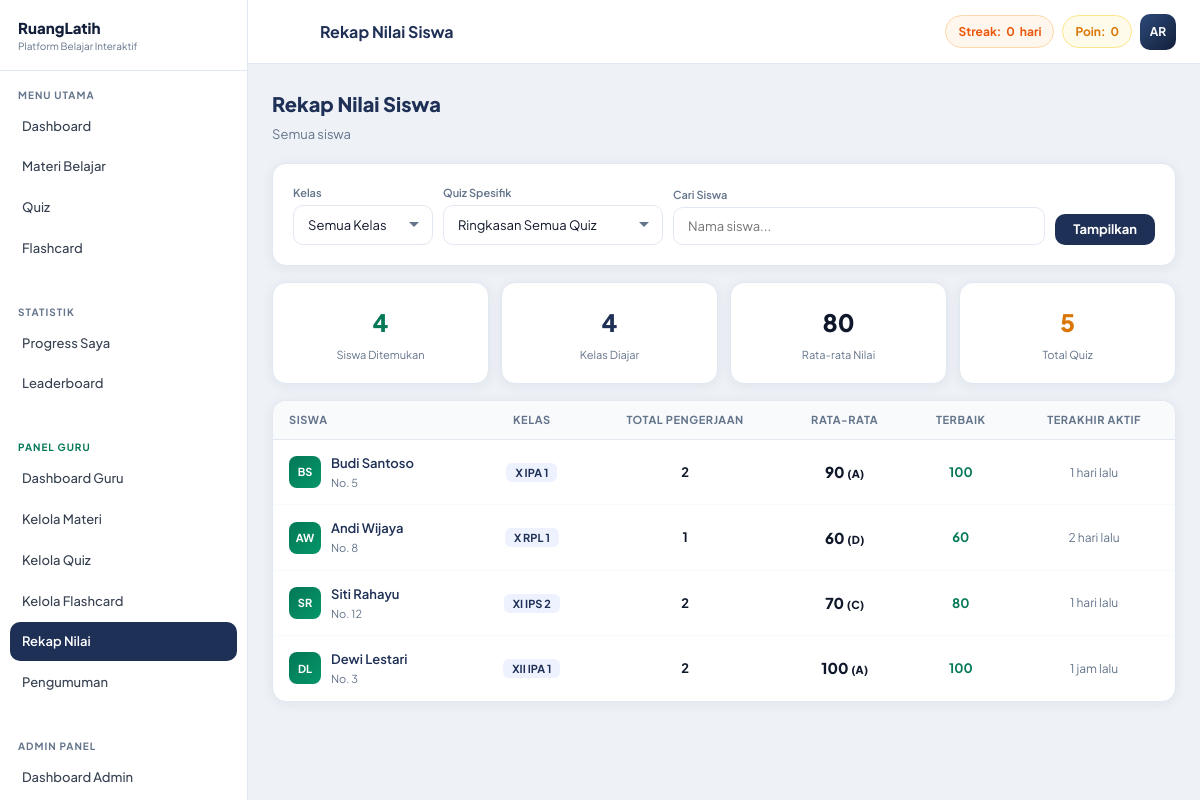
Screenshot of /guru/rekap-nilai.php (signed in) with the database file from the repository.
### tables this page shows
CREATE TABLE users (
    id          INT AUTO_INCREMENT PRIMARY KEY,
    name        VARCHAR(100) NOT NULL,
    email       VARCHAR(150) UNIQUE NOT NULL,
    password    VARCHAR(255) NOT NULL,
    role        ENUM('user','admin','guru') DEFAULT 'user',
    nisn        VARCHAR(10)  DEFAULT NULL COMMENT '10 digit Nomor Induk Siswa Nasional',
    no_absen    TINYINT UNSIGNED DEFAULT NULL COMMENT 'Nomor absen di kelas',
    kelas       VARCHAR(30)  DEFAULT NULL  COMMENT 'Contoh: X IPA 1, XI RPL 2',
    avatar      VARCHAR(255) DEFAULT NULL,
    total_points INT DEFAULT 0,
    streak      INT DEFAULT 0,
    last_active DATE DEFAULT NULL,
    created_at  TIMESTAMP DEFAULT CURRENT_TIMESTAMP
);

### includes/functions.php (called while the page is built, shortened)
<?php
function isAdmin()     { return isset($_SESSION['role']) && $_SESSION['role'] === 'admin'; }
function getGuruMaterialCondition(string $alias = 'm'): string {
    if (isAdmin()) return '1=1';
    $uid = (int)$_SESSION['user_id'];
    return "EXISTS (
        SELECT 1 FROM guru_assignments ga
        WHERE ga.guru_id = {$uid}
          AND ga.category_id = {$alias}.category_id
          AND ({$alias}.kelas = 'Semua' OR ga.kelas = {$alias}.kelas OR ga.kelas = 'Semua')
    )";
}
function getGuruKelasCondition(string $alias = 'u'): string {
    if (isAdmin()) return '1=1';
    $uid = (int)$_SESSION['user_id'];
    return "{$alias}.kelas IN (
        SELECT DISTINCT kelas FROM guru_assignments WHERE guru_id = {$uid}
    )";
}
function getCurrentUser() {
    $db = getDB(); $id = (int)$_SESSION['user_id'];
    $r  = $db->query("SELECT * FROM users WHERE id=$id LIMIT 1");
    return $r ? $r->fetch_assoc() : null;
}
function getInitials($name) {
    $w=explode(' ',trim($name)); $i='';
    foreach(array_slice($w,0,2) as $word) $i.=strtoupper(substr($word,0,1));
    return $i;
}
function getGrade($score) {
    if($score>=90) return ['label'=>'A','color'=>'text-emerald-600'];
    if($score>=80) return ['label'=>'B','color'=>'text-blue-600'];
    if($score>=70) return ['label'=>'C','color'=>'text-yellow-600'];
    if($score>=60) return ['label'=>'D','color'=>'text-orange-500'];
    return ['label'=>'E','color'=>'text-red-600'];
}
function timeAgo($dt) {
    $d=time()-strtotime($dt);
    if($d<86400)  return floor($d/3600).' jam lalu';
    if($d<604800) return floor($d/86400).' hari lalu';
    return date('d M Y',strtotime($dt));
}

### guru/rekap-nilai.php (the view, shortened to what this page needs)
<?php
require_once __DIR__ . '/../includes/functions.php';
$user = getCurrentUser(); $db = getDB(); $uid = (int)$_SESSION['user_id'];
$pageTitle = 'Rekap Nilai Siswa';
$matCond   = getGuruMaterialCondition('m');
$kelasCond = getGuruKelasCondition('u');
if (isAdmin()) {
    $kelasRes = $db->query("SELECT DISTINCT kelas FROM users WHERE role='user' AND kelas IS NOT NULL AND kelas!='' ORDER BY kelas");
    $kelasList = [];
    while ($k = $kelasRes->fetch_assoc()) $kelasList[] = $k['kelas'];
} else {
    $assignments = getGuruAssignments($uid);
    $kelasList   = array_unique(array_column($assignments, 'kelas'));
    sort($kelasList);
}
$quizRes = $db->query("
    SELECT q.id, q.title, m.title AS mt, m.kelas AS mkelas
    FROM quizzes q JOIN materials m ON q.material_id=m.id
    WHERE $matCond ORDER BY m.kelas, m.title, q.title
");
$quizArr = [];
while ($q = $quizRes->fetch_assoc()) $quizArr[] = $q;
$fQuiz  = (int)($_GET['quiz_id'] ?? 0);
$fName  = trim($_GET['q'] ?? '');
$where = "WHERE u.role='user' AND $kelasCond";
if ($fQuiz) {
    $results = $db->query("
        SELECT u.id, u.name, u.kelas, u.no_absen,
               qr.score, qr.total_questions, qr.completed_at,
               q.title AS quiz_title, q.duration_minutes
        FROM quiz_results qr
        JOIN users u ON qr.user_id = u.id
        JOIN quizzes q ON qr.quiz_id = q.id
        JOIN materials m ON q.material_id = m.id
        $where AND qr.quiz_id = $fQuiz AND $matCond
        ORDER BY u.kelas, u.no_absen, u.name, qr.completed_at DESC
    ");
} else {
    $results = $db->query("
        SELECT u.id, u.name, u.kelas, u.no_absen,
               COUNT(DISTINCT qr.id)          AS total_attempts,
               COALESCE(AVG(qr.score), 0)     AS avg_score,
               COALESCE(MAX(qr.score), 0)     AS best_score,
               MAX(qr.completed_at)           AS last_active
        FROM users u
        LEFT JOIN quiz_results qr ON qr.user_id = u.id
            AND qr.quiz_id IN (
                SELECT q2.id FROM quizzes q2
                JOIN materials m ON q2.material_id = m.id
                WHERE $matCond
            )
        $where
        GROUP BY u.id
        ORDER BY u.kelas, u.no_absen, u.name
    ");
}
$totalSiswa = 0; $avgAll = 0; $rows = [];
if ($results) {
    while ($r = $results->fetch_assoc()) { $rows[] = $r; }
    $totalSiswa = count($rows);
    if ($fQuiz && $totalSiswa > 0) {
        $avgAll = round(array_sum(array_column($rows, 'score')) / $totalSiswa, 1);
    } elseif (!$fQuiz && $totalSiswa > 0) {
        $avgAll = round(array_sum(array_column($rows, 'avg_score')) / $totalSiswa, 1);
    }
}
include __DIR__ . '/../includes/header.php';
?>
<div style="font-size:20px;font-weight:800;color:var(--navy);margin-bottom:4px">Rekap Nilai Siswa</div>
<div style="font-size:13px;color:var(--muted);margin-bottom:18px"><?= isAdmin() ? 'Semua siswa' : 'Siswa di kelas yang Anda ajar' ?></div>
<div class="card card-pad" style="margin-bottom:16px">
<form method="GET" style="display:flex;gap:10px;flex-wrap:wrap;align-items:flex-end">
    <div style="min-width:140px">
        <div style="font-size:11px;font-weight:600;color:var(--muted);margin-bottom:4px">Kelas</div>
        <select name="kelas" class="form-input form-select">
            <option value="">Semua Kelas</option>
        </select>
    </div>
    <div style="min-width:220px">
        <div style="font-size:11px;font-weight:600;color:var(--muted);margin-bottom:4px">Quiz Spesifik</div>
        <select name="quiz_id" class="form-input form-select">
            <option value="">Ringkasan Semua Quiz</option>
        </select>
    </div>
    <div style="flex:1;min-width:160px">
        <div style="font-size:11px;font-weight:600;color:var(--muted);margin-bottom:4px">Cari Siswa</div>
        <input type="text" name="q" class="form-input" placeholder="Nama siswa..." value="<?= htmlspecialchars($fName) ?>">
    </div>
    <div style="display:flex;gap:8px">
        <button type="submit" class="btn btn-navy">Tampilkan</button>
    </div>
</form>
</div>
<div style="display:grid;grid-template-columns:repeat(auto-fit,minmax(120px,1fr));gap:12px;margin-bottom:16px">
    <div class="card card-pad" style="text-align:center">
        <div style="font-size:24px;font-weight:900;color:#047857"><?= $totalSiswa ?></div>
        <div style="font-size:11px;color:var(--muted);margin-top:4px">Siswa Ditemukan</div>
    </div>
    <div class="card card-pad" style="text-align:center">
        <div style="font-size:24px;font-weight:900;color:var(--navy)"><?= count($kelasList) ?></div>
        <div style="font-size:11px;color:var(--muted);margin-top:4px">Kelas Diajar</div>
    </div>
    <div class="card card-pad" style="text-align:center">
        <?php $g = getGrade($avgAll); ?>
        <div style="font-size:24px;font-weight:900;color:<?= $g['color'] ?>"><?= round($avgAll,1) ?></div>
        <div style="font-size:11px;color:var(--muted);margin-top:4px">Rata-rata Nilai</div>
    </div>
    <div class="card card-pad" style="text-align:center">
        <div style="font-size:24px;font-weight:900;color:#d97706"><?= count($quizArr) ?></div>
        <div style="font-size:11px;color:var(--muted);margin-top:4px">Total Quiz</div>
    </div>
</div>
<div class="card" style="overflow:hidden">
<div style="overflow-x:auto">
<table class="data-table">
    <thead>
        <tr>
            <th>Siswa</th>
            <th style="text-align:center">Kelas</th>
            <?php if ($fQuiz): ?>
            <th style="text-align:center">Nilai</th>
            <th style="text-align:center">Soal</th>
            <th style="text-align:center">Waktu</th>
            <?php else: ?>
            <th style="text-align:center">Total Pengerjaan</th>
            <th style="text-align:center">Rata-rata</th>
            <th style="text-align:center">Terbaik</th>
            <th style="text-align:center">Terakhir Aktif</th>
            <?php endif; ?>
        </tr>
    </thead>
    <tbody>
    <?php if (!$rows): ?>
    <tr><td colspan="6" style="text-align:center;padding:40px;color:var(--muted)">
        <div style="font-weight:600">Tidak ada data ditemukan</div>
    </td></tr>
    <?php else: foreach ($rows as $r):
        $avg  = $fQuiz ? (float)$r['score'] : round((float)$r['avg_score'], 1);
        $best = $fQuiz ? (float)$r['score'] : (float)$r['best_score'];
        $g    = getGrade($avg);
    ?>
    <tr>
        <td>
            <div style="display:flex;align-items:center;gap:10px">
                <div style="width:32px;height:32px;border-radius:8px;background:linear-gradient(135deg,#047857,#059669);color:#fff;font-weight:700;font-size:11px;display:flex;align-items:center;justify-content:center;flex-shrink:0"><?= getInitials($r['name']) ?></div>
                <div>
                    <div style="font-weight:600;font-size:13px;color:var(--navy)"><?= htmlspecialchars($r['name']) ?></div>
                    <?php if ($r['no_absen']): ?><div style="font-size:11px;color:var(--muted)">No. <?= $r['no_absen'] ?></div><?php endif; ?>
                </div>
            </div>
        </td>
        <td style="text-align:center">
            <span style="background:var(--navy-pale);color:var(--navy);font-size:11px;font-weight:700;padding:3px 9px;border-radius:6px"><?= htmlspecialchars($r['kelas'] ?? '—') ?></span>
        </td>
        <?php if ($fQuiz): ?>
        <td style="text-align:center">
            <span style="font-weight:800;font-size:16px;color:<?= $g['color'] ?>"><?= $r['score'] ?></span>
            <span style="font-weight:600;font-size:11px;color:<?= $g['color'] ?>">(<?= $g['label'] ?>)</span>
        </td>
        <td style="text-align:center;font-size:12px"><?= $r['total_questions'] ?></td>
        <td style="text-align:center;font-size:12px;color:var(--muted)"><?= timeAgo($r['completed_at']) ?></td>
        <?php else: ?>
        <td style="text-align:center;font-weight:700"><?= (int)$r['total_attempts'] ?></td>
        <td style="text-align:center">
            <span style="font-weight:800;font-size:15px;color:<?= $g['color'] ?>"><?= round($avg,1) ?> <span style="font-size:11px">(<?= $g['label'] ?>)</span></span>
        </td>
        <td style="text-align:center;font-weight:700;color:#047857"><?= round($best) ?></td>
        <td style="text-align:center;font-size:12px;color:var(--muted)"><?= $r['last_active'] ? timeAgo($r['last_active']) : '—' ?></td>
        <?php endif; ?>
    </tr>
    <?php endforeach; endif; ?>
    </tbody>
</table>
</div>
</div>
<?php include __DIR__ . '/../includes/footer.php'; ?>

### includes/header.php (shortened to what this page needs)
<!DOCTYPE html>
<html lang="id">
<head>
<link href="https://cdn.jsdelivr.net/npm/@tabler/icons-webfont@2.40.0/tabler-icons.min.css" rel="stylesheet">
<link rel="stylesheet" href="<?= APP_URL ?>/assets/css/custom.css">
</head>
<body>
<div class="app-wrap">
<?php include __DIR__ . '/sidebar.php'; ?>
<div class="main-area">
<header class="topbar">
    <div class="topbar-left">
        <button class="topbar-menu-btn" onclick="toggleSidebar()">
        </button>
        <div class="topbar-title"><?= isset($pageTitle) ? htmlspecialchars($pageTitle) : APP_NAME ?></div>
    </div>
    <div class="topbar-right">
        <?php if ($user): ?>
        <div class="topbar-badge topbar-streak">
            Streak: <strong><?= (int)$user['streak'] ?></strong> hari
        </div>
        <div class="topbar-badge topbar-pts">
            Poin: <strong><?= number_format((int)$user['total_points']) ?></strong>
        </div>
        <div class="topbar-avatar" title="<?= htmlspecialchars($user['name']) ?>">
            <?= getInitials($user['name']) ?>
        </div>
        <?php endif; ?>
    </div>
</header>
<main class="page-content">

### assets/css/custom.css (style rules this page uses)
:root { --navy: #1e3055; --navy-dk: #131f3a; --navy-lt: #2d4a7a; --navy-pale: #eef2ff; --gold: #f59e0b; --gold-dk: #d97706; --gold-lt: #fde68a; --gold-pale: #fffbeb; --bg: #eef2f7; --white: #ffffff; --text: #0f172a; --muted: #64748b; --border: #e2e8f0; --r: 14px; --r-lg: 20px; --r-xl: 28px; --shadow: 0 2px 12px rgba(30,48,85,.07); --shadow-lg: 0 8px 32px rgba(30,48,85,.14); --sidebar-w: 248px; --topbar-h: 64px; }
*,:before,:after { box-sizing:border-box;margin:0;padding:0 }
body { font-family:'Plus Jakarta Sans',system-ui,sans-serif;background:var(--bg);color:var(--text);font-size:14px;line-height:1.6;-webkit-font-smoothing:antialiased }
input,select,textarea,button { font-family:inherit }
.app-wrap { display:flex;min-height:100vh }
.main-area { flex:1;display:flex;flex-direction:column;margin-left:var(--sidebar-w);min-width:0;transition:margin .3s }
.topbar { background:var(--white); border-bottom:1px solid var(--border); height:var(--topbar-h);padding:0 24px; display:flex;align-items:center;justify-content:space-between; position:sticky;top:0;z-index:80; flex-shrink:0; }
.topbar-left { display:flex;align-items:center;gap:12px }
.topbar-menu-btn { background:none;border:none;cursor:pointer; width:36px;height:36px;border-radius:9px; display:flex;align-items:center;justify-content:center; font-size:20px;color:var(--muted); transition:background .15s; }
.topbar-title { font-weight:700;font-size:16px;color:var(--navy) }
.topbar-right { display:flex;align-items:center;gap:8px }
.topbar-badge { display:flex;align-items:center;gap:5px; padding:6px 12px;border-radius:99px;font-size:12px;font-weight:700; }
.topbar-streak { background:#fff7ed;color:#ea580c;border:1px solid #fed7aa }
.topbar-pts { background:var(--gold-pale);color:var(--gold-dk);border:1px solid var(--gold-lt) }
.topbar-avatar { width:36px;height:36px;border-radius:10px; background:linear-gradient(135deg,var(--navy-lt),var(--navy-dk)); color:var(--white);font-weight:700;font-size:12px; display:flex;align-items:center;justify-content:center;cursor:pointer; }
.page-content { flex:1;padding:24px;animation:pgFade .25s ease }
.btn { display:inline-flex;align-items:center;gap:7px;padding:9px 18px;border-radius:10px;font-size:13px;font-weight:700;border:none;cursor:pointer;transition:all .15s;line-height:1 }
.btn-navy { background:var(--navy);color:var(--white) }
.card { background:var(--white);border-radius:var(--r);border:1px solid var(--border);box-shadow:var(--shadow);overflow:hidden }
.card-pad { padding:20px }
.data-table { width:100%;border-collapse:collapse;font-size:13px }
.data-table th { background:#f8fafc;padding:10px 16px;text-align:left;font-size:11px;font-weight:700;color:var(--muted);text-transform:uppercase;letter-spacing:.05em;border-bottom:1px solid var(--border) }
.data-table td { padding:13px 16px;border-bottom:1px solid #f8fafc;vertical-align:middle }
.data-table tbody tr:last-child td { border:none }
.form-input { width:100%;padding:10px 14px; border:1.5px solid var(--border);border-radius:10px; font-size:13px;color:var(--text);background:var(--white); transition:border-color .15s,box-shadow .15s;outline:none; }
.form-select { appearance:none;background-repeat:no-repeat;background-position:right 12px center;padding-right:36px }

### rows the page displays
users: streak "0", total_points "0", name "AR"
users: name "BS", name "Budi Santoso", no_absen "5", kelas "X IPA 1", total_attempts "2", avg "90", label "A", best "100", last_active "1 hari lalu"
users: name "AW", name "Andi Wijaya", no_absen "8", kelas "X RPL 1", total_attempts "1", avg "60", label "D", best "60", last_active "2 hari lalu"
users: name "SR", name "Siti Rahayu", no_absen "12", kelas "XI IPS 2", total_attempts "2", avg "70", label "C", best "80", last_active "1 hari lalu"
users: name "DL", name "Dewi Lestari", no_absen "3", kelas "XII IPA 1", total_attempts "2", avg "100", label "A", best "100", last_active "1 jam lalu"

### other values shown
$label "Dashboard Materi Belajar Quiz Flashcard Progress Saya Leaderboard Dashboard Guru Kelola Materi Kelola Quiz Kelola Flashcard Rekap Nilai Pengumuman Dashboard Admin"
$pageTitle "Rekap Nilai Siswa"
$totalSiswa "4"
count($kelasList) "4"
$avgAll "80"
count($quizArr) "5"
